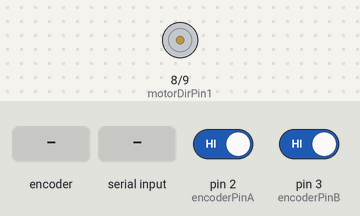
The sketch below on a simulated Arduino Uno, built with avr-gcc and run on an emulated ATmega328P. On the bench: motor-driver pin pairs drawn as motors (green arrow = first pin HIGH = forward, orange = second pin HIGH = backward, longer = more drive, scaled by the enable pin). The test bench sets the inputs (shaded band); at power-on: pin 2 (encoderPinA) HIGH, pin 3 (encoderPinB) HIGH. What the sketch prints to the serial monitor is not drawn.

Above: at 1.2 s.
1.3 s: rotary encoder on pin 2 (encoderPinA) / pin 3 (encoderPinB) turned 3 steps (first pin leading)
At 1.47 s:
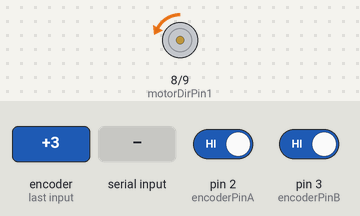
3.4 s: "3\n" received over Serial
At 4.9 s:
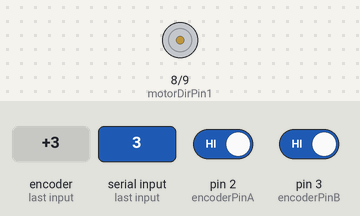
5.9 s: "4\n" received over Serial
At 7.7 s:
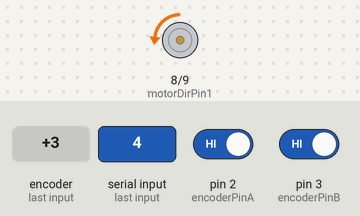
8.4 s: rotary encoder on pin 2 (encoderPinA) / pin 3 (encoderPinB) turned 2 steps (second pin leading)
10.3 s: "2\n" received over Serial
At 11.5 s:
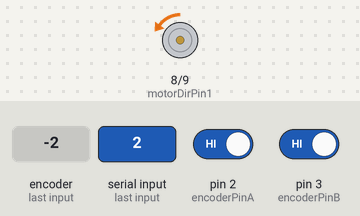
13.3 s: rotary encoder on pin 2 (encoderPinA) / pin 3 (encoderPinB) turned 1 step (first pin leading)
Timing chart, 0 to 17.5 s (numbered marks = the images above; inputs shaded):
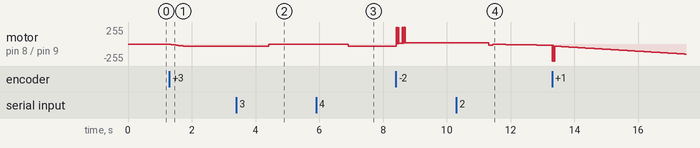

Measured:
- after the input at 1.3 s, motor on pin 8 (motorDirPin1) / pin 9 (motorDirPin2): moves from stopped to backward 36/255 over 0.47 s, starting at once
- after the input at 3.4 s, motor on pin 8 (motorDirPin1) / pin 9 (motorDirPin2): backward 36/255 → stopped after 1.0 s
- after the input at 5.9 s, motor on pin 8 (motorDirPin1) / pin 9 (motorDirPin2): stopped → backward 36/255 after 1.0 s
- after the input at 10.3 s, motor on pin 8 (motorDirPin1) / pin 9 (motorDirPin2): forward 20/255 → backward 20/255 after 1.0 s, → backward 5/255 0.12 s later, → backward 6/255 0.13 s later, → backward 7/255 0.14 s later, … (15 changes in this stretch)

The sketch:

5_Encoder_PID.ino
```cpp
// 타이머 변수
uint16_t MCU_TIMER_start;
#define MCU_CONTROL_RATE 10

void timer_loop(unsigned int mcu_ms)
{
  while((uint16_t)millis()-MCU_TIMER_start <=mcu_ms);
  MCU_TIMER_start = (uint16_t)millis();
}

// 핀 변수
const int motorPWMPin = 6;
const int motorDirPin1 = 8;
const int motorDirPin2 = 9;

const int encoderPinA = 2;
const int encoderPinB = 3;

// 엔코더 변수
int encoderPos=0;
const float ratio= 360./10./12.;

// PID 변수
float Kp=1;
float Ki=0;
float Kd=0;
float Ltime = 0.01;
float P_control, I_control, D_control;
float control;
float targetDeg;
float motorDeg;
float error;
float error_previous;

// 엔코더 읽기
int flag=0;
void doEncoderA() { encoderPos +=(digitalRead(encoderPinA)==digitalRead(encoderPinB))?1:-1;}
void doEncoderB() { encoderPos +=(digitalRead(encoderPinA)==digitalRead(encoderPinB))?-1:1;}

String gainData;
float Target;

// PWM to MOTOR
void doMotor(bool dir, int vel){
  digitalWrite(motorDirPin1, !(dir));
  digitalWrite(motorDirPin2, dir);
  analogWrite(motorPWMPin, min(vel,255));
}

void setup(){
  // 핀모드 + 인터럽트
  pinMode(encoderPinA, INPUT_PULLUP);
  attachInterrupt(0, doEncoderA, CHANGE);
  pinMode(encoderPinB, INPUT_PULLUP);
  attachInterrupt(1, doEncoderB, CHANGE);
  pinMode(motorDirPin1, OUTPUT);
  pinMode(motorDirPin2, OUTPUT);
  Serial.begin(115200);
}

void loop(){
  // 제어 주기 고정
  timer_loop(MCU_CONTROL_RATE);

  // 통신
  if(Serial.available()){
    // 통신값 읽기
    gainData = Serial.readStringUntil('\r');

    // 통신값 슬라이싱
    unsigned int gainDataLength = gainData.length();
    unsigned int index[3];
    String temp;

    index[0] = gainData.indexOf("*");
    index[1] = gainData.indexOf(",");

    temp = gainData.substring(index[0]+1, index[1]);
    flag = temp.toInt();
    temp = gainData.substring(index[1]+1, gainDataLength);
    Target = temp.toFloat();

    // target PID 설정
    switch(flag) {
      case 1: Kp = Target; encoderPos = 0; break;
      case 2: Ki = Target; encoderPos = 0; break;
      case 3: Kd = Target; encoderPos = 0; break;
      case 4: targetDeg = Target; encoderPos = 0; break;
      default: Target = 0; break;
    }
  }

  // PID 적용
  motorDeg= float(encoderPos)*ratio;
  error = targetDeg-motorDeg;
  P_control = (Kp*error);
  I_control += (Ki*error*Ltime);
  D_control = Kd*(error-error_previous)/(Ltime);
  control = P_control+I_control+D_control;
  error_previous = error;

  // 모터 PWM 작동
  doMotor( (control>=0)?HIGH:LOW, min(abs(control),255));

  // 시리얼 출력
  Serial.print("encoderPos : ");
  Serial.print(encoderPos);
  Serial.print("    motorDeg : ");
  Serial.print(float(encoderPos)*ratio);
  Serial.print("    error : ");
  Serial.print(error);
  Serial.print("    contorl : ");
  Serial.print(control);
  Serial.print("    motorVel : ");
  Serial.print(min(abs(control), 255));
  Serial.print(" Kp : ");
  Serial.print(Kp);
  Serial.print(" Ki : ");
  Serial.print(Ki);
  Serial.print(" Kd : ");
  Serial.println(Kd);
}
```
